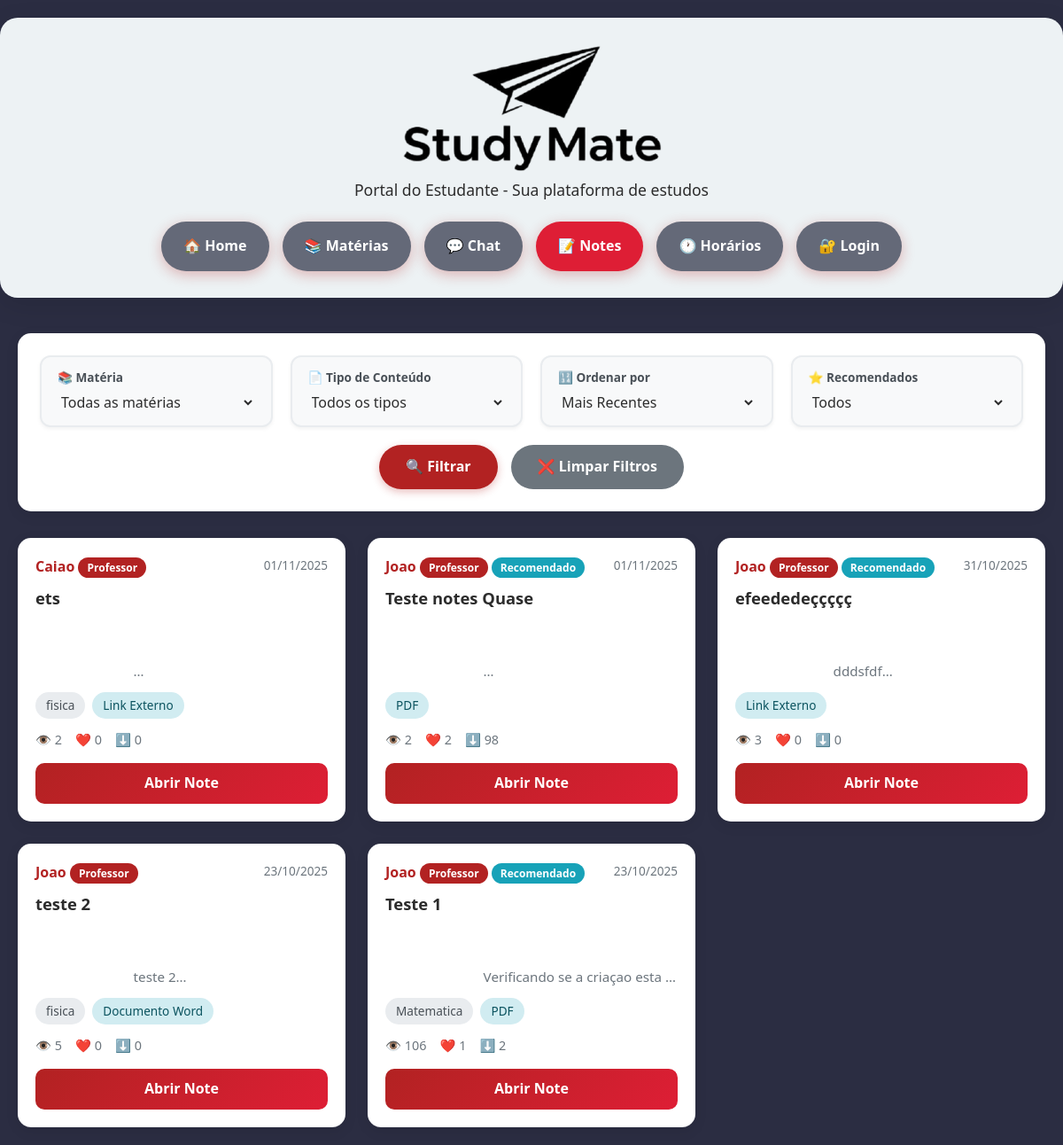
The app's page /notes/ with its own data.
### notes/models.py (models this page shows, shortened)
class Note(models.Model):
    FILE_TYPES = [
        ('DOC', 'Documento Word'),
        ('PDF', 'PDF'),
        ('PPT', 'Apresentação'),
        ('LINK', 'Link Externo'),
    ]
    author = models.ForeignKey(User, on_delete=models.CASCADE, related_name='notes', verbose_name='Autor')
    title = models.CharField(max_length=50, verbose_name='Título')  # Limite reduzido para 50
    description = models.TextField(max_length=400, blank=True, verbose_name='Descrição')  # Limite 400
    file_type = models.CharField(max_length=10, choices=FILE_TYPES, verbose_name='Tipo')
    file = models.FileField(
        upload_to='notes_files/',
        null=True,
        blank=True,
        validators=[validate_file_size, validate_file_extension],
        verbose_name='Arquivo'
    )
    link = models.URLField(null=True, blank=True, verbose_name='Link')
    subject = models.CharField(max_length=60, null=True, blank=True, verbose_name='Matéria')
    is_recommended = models.BooleanField(default=False, verbose_name='Recomendado')
    created_at = models.DateTimeField(default=timezone.now, verbose_name='Criado em')
    views = models.PositiveIntegerField(default=0, db_index=True, verbose_name='Visualizações')
    likes = models.PositiveIntegerField(default=0, db_index=True, verbose_name='Curtidas')
    downloads = models.PositiveIntegerField(default=0, db_index=True, verbose_name='Downloads')
    class Meta:
        ordering = ['-is_recommended', '-likes', '-views', '-downloads', '-created_at']
        verbose_name = 'Note'
        verbose_name_plural = 'Notes'
        indexes = [
            models.Index(fields=['-likes', '-views']),
            models.Index(fields=['subject']),
            models.Index(fields=['-created_at']),
        ]

### accounts/models.py (models this page shows, shortened)
class User(AbstractUser):
    USER_TYPE_CHOICES = (
        ('admin', 'Administrador'),
        ('professor', 'Professor'),
        ('aluno', 'Aluno'),  # Atualizado de 'estudante' para 'aluno'
    )
    user_type = models.CharField(
        max_length=20,
        choices=USER_TYPE_CHOICES,
        default='aluno',  # Atualizado
        verbose_name='Tipo de Usuário'
    )
    matricula = models.CharField(max_length=20, blank=True, null=True, verbose_name='Matrícula')
    telefone = models.CharField(max_length=15, blank=True, null=True, verbose_name='Telefone')
    first_login = models.BooleanField(default=True, verbose_name='Primeiro Login')
    class Meta:
        verbose_name = 'Usuário'
        verbose_name_plural = 'Usuários'

### notes/views.py (the view)
# urls.py: path('', views.notes_list, name='list'),
def notes_list(request):
    qs = Note.objects.select_related('author').prefetch_related('comments')
    subject = request.GET.get('subject', '')
    file_type = request.GET.get('file_type', '')
    order = request.GET.get('order', 'recent')
    recommended = request.GET.get('recommended', '')
    if subject:
        qs = qs.filter(subject__iexact=subject)
    if file_type:
        qs = qs.filter(file_type=file_type)
    if recommended == 'true':
        qs = qs.filter(is_recommended=True)
    ordering_map = {
        'recent': '-created_at',
        'likes': '-likes',
        'views': '-views',
        'downloads': '-downloads'
    }
    qs = qs.order_by(ordering_map.get(order, '-created_at'))
    paginator = Paginator(qs, 12)
    page_number = request.GET.get('page', 1)
    page_obj = paginator.get_page(page_number)
    subjects = Note.objects.values_list('subject', flat=True).distinct().order_by('subject')
    subjects = [s for s in subjects if s]
    context = {
        'page_obj': page_obj,
        'subjects': subjects,
        'current_subject': subject,
        'current_file_type': file_type,
        'current_order': order,
        'file_types': Note.FILE_TYPES,
    }
    return render(request, 'notes/notes_list.html', context)

### notes/templates/notes/notes_list.html (shortened to what this page needs)
<!DOCTYPE html>
<html lang="pt-br">
<head>
    {% load static %}
    <link href="https://cdn.jsdelivr.net/npm/bootstrap@5.3.0/dist/css/bootstrap.min.css" rel="stylesheet">
</head>
<body>
    <div class="header">
        <img src="{% static 'study/img/logoStudyMate.png' %}" height="144px" width="293" alt="StudyMate Logo">
        <h4>Portal do Estudante - Sua plataforma de estudos</h4>
        <div class="nav">
            <a href="{% url 'study:home' %}">🏠 Home</a>
            <a href="{% url 'study:home' %}#materias">📚 Matérias</a>
            <a href="{% url 'atividades:lista' %}">💬 Chat</a>
            <a href="{% url 'notes:list' %}" class="active">📝 Notes</a>
            <a href="{% url 'study:home' %}#horarios">🕐 Horários</a>
            {% if user.is_authenticated %}
                <a href="{% url 'perfil:perfil' %}">👤 Perfil</a>
            {% else %}
                <a href="{% url 'accounts:login' %}">🔐 Login</a>
            {% endif %}
        </div>
    </div>
    <div class="container">
        <div class="filters-section">
            <form method="get" id="filterForm">
                <div class="filter-row">
                    <div class="filter-box">
                        <label>📚 Matéria</label>
                        <select name="subject" id="subjectFilter" class="filter-field">
                            <option value="">Todas as matérias</option>
                        </select>
                    </div>
                    <div class="filter-box">
                        <label>📄 Tipo de Conteúdo</label>
                        <select name="file_type" id="typeFilter" class="filter-field">
                            <option value="">Todos os tipos</option>
                        </select>
                    </div>
                    <div class="filter-box">
                        <label>🔢 Ordenar por</label>
                        <select name="order" id="orderFilter" class="filter-field">
                            <option value="recent" {% if current_order == 'recent' %}selected{% endif %}>Mais Recentes</option>
                        </select>
                    </div>
                    <div class="filter-box">
                        <label>⭐ Recomendados</label>
                        <select name="recommended" id="recommendedFilter" class="filter-field">
                            <option value="">Todos</option>
                        </select>
                    </div>
                </div>
                <div class="filter-actions" id="filterActions">
                    <button type="submit" class="btn-filter" id="btnFiltrar">🔍 Filtrar</button>
                    <a href="{% url 'notes:list' %}" class="btn-clear" id="btnLimpar">❌ Limpar Filtros</a>
                </div>
            </form>
        </div>
        <div class="notes-grid">
            {% for note in page_obj %}
                <div class="note-card">
                    <div class="note-header">
                        <div>
                            <span class="note-author">{{ note.author.username }}</span>
                            {% if note.author.user_type == 'professor' or note.author.is_staff %}
                                <span class="badge-professor">Professor</span>
                            {% endif %}
                            {% if note.is_recommended %}
                                <span class="badge-recommended">Recomendado</span>
                            {% endif %}
                        </div>
                        <span class="note-date">{{ note.created_at|date:"d/m/Y" }}</span>
                    </div>
                    <h3 class="note-title">{{ note.title }}</h3>
                    <p class="note-description">
                        {% if note.description %}
                            {{ note.description }}
                        {% else %}
                            <em>Sem descrição</em>
                        {% endif %}
                    </p>
                    <div class="note-badges">
                        {% if note.subject %}
                            <span class="badge-subject">{{ note.subject }}</span>
                        {% endif %}
                        <span class="badge-type">{{ note.get_file_type_display }}</span>
                    </div>
                    <div class="note-metrics">
                        <span title="Visualizações">👁️ {{ note.views }}</span>
                        <span title="Curtidas">❤️ {{ note.likes }}</span>
                        <span title="Downloads">⬇️ {{ note.downloads }}</span>
                    </div>
                    <a href="{% url 'notes:detail' note.pk %}" class="btn-open-note">
                        Abrir Note
                    </a>
                </div>
            {% endfor %}
        </div>
    </div>
</body>
</html>

### notes/templates/notes/notes_list.html (style rules this page uses)
:root { --primary: rgb(178, 34, 34); --primary-dark: rgb(222, 30, 53); --background: rgb(43, 45, 66); --card-bg: #ffffff; }
* { margin: 0; padding: 0; box-sizing: border-box; }
body { font-family: 'Segoe UI', Tahoma, Geneva, Verdana, sans-serif; background: var(--background); min-height: 100vh; color: #2c2c2c; line-height: 1.6; }
.header { background: rgb(237, 242, 244); backdrop-filter: blur(10px); border-radius: 20px; padding: 30px; margin: 20px auto; max-width: 1200px; box-shadow: 0 8px 30px rgba(0,0,0,0.1); text-align: center; }
.header h4 { color: #2c2c2c; font-size: 1.1rem; margin-top: 10px; font-weight: 400; }
.nav { display: flex; justify-content: center; gap: 15px; flex-wrap: wrap; margin-top: 25px; }
.nav a { background: rgb(100, 105, 120); color: white; text-decoration: none; padding: 15px 25px; border-radius: 50px; font-weight: 600; transition: all 0.3s ease; box-shadow: 0 4px 15px rgba(178, 34, 34, 0.3); display: inline-block; border: none; font-size: 1rem; }
.nav a.active { background: var(--primary-dark); }
.container { max-width: 1200px; margin: 0 auto; padding: 20px; }
.filters-section { background: white; border-radius: 15px; padding: 25px; margin-bottom: 25px; box-shadow: 0 4px 15px rgba(0,0,0,0.08); }
.filter-row { display: grid; grid-template-columns: repeat(auto-fit, minmax(220px, 1fr)); gap: 20px; margin-bottom: 20px; }
.filter-box { background: #f8f9fa; border: 2px solid #e9ecef; border-radius: 12px; padding: 12px 18px; transition: all 0.3s ease; box-shadow: 0 2px 4px rgba(0,0,0,0.05); }
.filter-box label { display: block; font-size: 0.85rem; font-weight: 600; color: #495057; margin-bottom: 6px; }
.filter-box select { width: 100%; border: none; background: transparent; font-size: 1rem; color: #2c2c2c; outline: none; cursor: pointer; }
.filter-actions { display: none; gap: 15px; justify-content: center; }
.btn-filter { background: var(--primary); color: white; border: none; padding: 12px 30px; border-radius: 25px; font-weight: 600; cursor: pointer; transition: all 0.3s ease; box-shadow: 0 3px 10px rgba(178, 34, 34, 0.3); }
.btn-clear { background: #6c757d; color: white; border: none; padding: 12px 30px; border-radius: 25px; font-weight: 600; cursor: pointer; transition: all 0.3s ease; text-decoration: none; display: inline-block; }
.notes-grid { display: grid; grid-template-columns: repeat(auto-fill, minmax(280px, 1fr)); gap: 25px; margin-top: 30px; }
.note-card { background: white; border-radius: 15px; padding: 20px; box-shadow: 0 4px 15px rgba(0,0,0,0.08); transition: all 0.3s ease; display: flex; flex-direction: column; }
.note-header { display: flex; justify-content: space-between; align-items: flex-start; margin-bottom: 12px; }
.note-author { font-weight: 600; color: var(--primary); }
.badge-professor { background: var(--primary); color: white; padding: 3px 10px; border-radius: 12px; font-size: 0.75rem; font-weight: 600; }
.badge-recommended { background: #17a2b8; color: white; padding: 3px 10px; border-radius: 12px; font-size: 0.75rem; font-weight: 600; }
.note-date { font-size: 0.85rem; color: #6c757d; }
.note-title { font-size: 1.15rem; font-weight: 600; color: #2c2c2c; margin-bottom: 10px; overflow: hidden; text-overflow: ellipsis; display: -webkit-box; -webkit-line-clamp: 2; -webkit-box-orient: vertical; }
.note-description { color: #6c757d; font-size: 0.95rem; margin-bottom: 12px; flex-grow: 1; overflow: hidden; text-overflow: ellipsis; display: -webkit-box; -webkit-line-clamp: 3; -webkit-box-orient: vertical; white-space: pre-wrap; word-wrap: break-word; overflow-wrap: break-word; }
.note-badges { display: flex; gap: 8px; margin-bottom: 12px; flex-wrap: wrap; }
.badge-subject { background: #e9ecef; color: #495057; padding: 4px 12px; border-radius: 15px; font-size: 0.85rem; font-weight: 500; }
.badge-type { background: #d1ecf1; color: #0c5460; padding: 4px 12px; border-radius: 15px; font-size: 0.85rem; font-weight: 500; }
.note-metrics { display: flex; gap: 15px; font-size: 0.9rem; color: #6c757d; margin-bottom: 15px; }
.btn-open-note { background: linear-gradient(135deg, var(--primary) 0%, var(--primary-dark) 100%); color: white; border: none; padding: 10px; border-radius: 10px; font-weight: 600; text-align: center; text-decoration: none; display: block; transition: all 0.3s ease; }

### records on screen
Note: author.username "Caiao", shows "Professor", created_at "01/11/2025", title "ets", subject "fisica", file_type "Link Externo", views "2", likes "0", downloads "0"
Note: author.username "Joao", shows "Professor", is_recommended "Recomendado", created_at "01/11/2025", title "Teste notes Quase", file_type "PDF", views "2", likes "2", downloads "98"
Note: author.username "Joao", shows "Professor", is_recommended "Recomendado", created_at "31/10/2025", title "efeededeççççç", file_type "Link Externo", views "3", likes "0", downloads "0"
Note: author.username "Joao", shows "Professor", created_at "23/10/2025", title "teste 2", description "teste…", subject "fisica", file_type "Documento Word", views "5", likes "0", downloads "0"
Note: author.username "Joao", shows "Professor", is_recommended "Recomendado", created_at "23/10/2025", title "Teste 1", description "Verificando se a criaçao…", subject "Matematica", file_type "PDF", views "106", likes "1", downloads "2"
